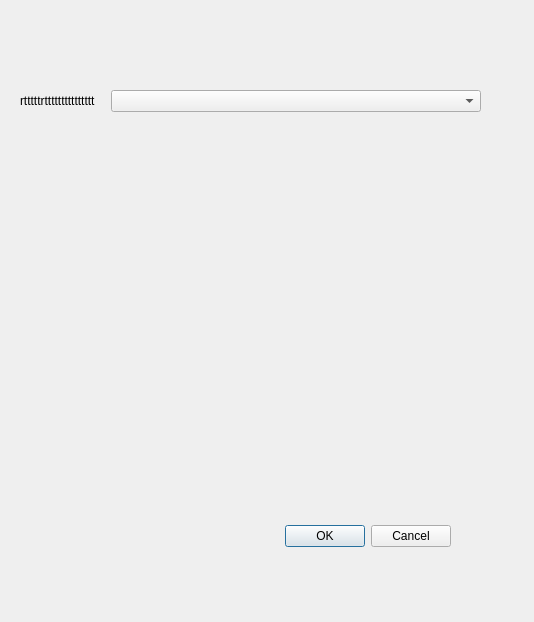
<?xml version="1.0" encoding="UTF-8"?>
<ui version="4.0">
 <class>Dialog</class>
 <widget class="QDialog" name="Dialog">
  <property name="geometry">
   <rect>
    <x>0</x>
    <y>0</y>
    <width>534</width>
    <height>622</height>
   </rect>
  </property>
  <property name="windowTitle">
   <string>Dialog</string>
  </property>
  <widget class="QDialogButtonBox" name="buttonBox">
   <property name="geometry">
    <rect>
     <x>110</x>
     <y>520</y>
     <width>341</width>
     <height>32</height>
    </rect>
   </property>
   <property name="orientation">
    <enum>Qt::Horizontal</enum>
   </property>
   <property name="standardButtons">
    <set>QDialogButtonBox::Cancel|QDialogButtonBox::Ok</set>
   </property>
  </widget>
  <widget class="QWidget" name="formLayoutWidget">
   <property name="geometry">
    <rect>
     <x>20</x>
     <y>90</y>
     <width>461</width>
     <height>23</height>
    </rect>
   </property>
   <layout class="QFormLayout" name="formLayout">
    <item row="0" column="1">
     <widget class="QComboBox" name="comboBox"/>
    </item>
    <item row="0" column="0">
     <widget class="QLabel" name="label">
      <property name="text">
       <string>rtttttrttttttttttttttt   </string>
      </property>
     </widget>
    </item>
   </layout>
  </widget>
 </widget>
 <resources/>
 <connections>
  <connection>
   <sender>buttonBox</sender>
   <signal>accepted()</signal>
   <receiver>Dialog</receiver>
   <slot>accept()</slot>
   <hints>
    <hint type="sourcelabel">
     <x>248</x>
     <y>254</y>
    </hint>
    <hint type="destinationlabel">
     <x>157</x>
     <y>274</y>
    </hint>
   </hints>
  </connection>
  <connection>
   <sender>buttonBox</sender>
   <signal>rejected()</signal>
   <receiver>Dialog</receiver>
   <slot>reject()</slot>
   <hints>
    <hint type="sourcelabel">
     <x>316</x>
     <y>260</y>
    </hint>
    <hint type="destinationlabel">
     <x>286</x>
     <y>274</y>
    </hint>
   </hints>
  </connection>
 </connections>
</ui>
